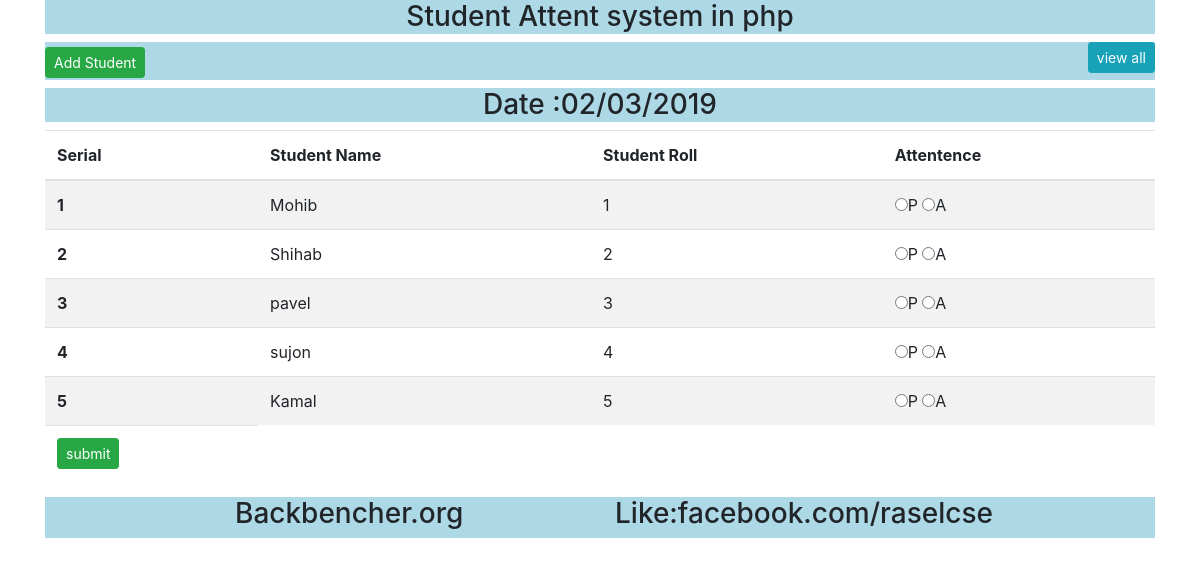
The page / on the database its author committed.
### tables this page shows
CREATE TABLE `db_student` (
  `id` int(11) NOT NULL,
  `studentName` varchar(255) NOT NULL,
  `studentRoll` int(11) NOT NULL
);

### lib/database.php (called while the page is built, shortened)
<?php
Class Database{
 public $host   = DB_HOST;
 public $user   = DB_USER;
 public $pass   = DB_PASS;
 public $dbname = DB_NAME;
 public $link;
private function connectDB(){
 $this->link = new mysqli($this->host, $this->user, $this->pass,
  $this->dbname);
 }
public function select($query){
  $result = $this->link->query($query) or
   die($this->link->error.__LINE__);
  if($result->num_rows > 0){
    return $result;
  } else {
    return false;
  }
 }
}

### lib/student.php (called while the page is built, shortened)
<?php  $filepath = realpath(dirname(__FILE__));
    include_once ($filepath.'/database.php');?>
<?php
class Student
{
	private $db;
	function __construct()
	{
		$this->db = new Database();
	}
	public function getstudent()
	{
		$query = "SELECT * FROM db_student";
		$getdata = $this->db->select($query);
		return $getdata;
	}
}
?>

### index.php (the view, shortened to what this page needs)
<?php include 'inc/header.php';?>
<?php include 'lib/student.php';?>
<?php
$stu = new Student();
?>
<div class="panel panel-default">
	<div class="panel-heading" style="background-color:lightblue">
		<h2>
			<a class="btn btn-success btn-sm" href="add.php">Add Student </a>
			<a class="btn btn-info float-right btn-sm" href="date_view.php">view all</a>
		</h2>
	</div>
	<div class="panel-body">
		<div class="well" style="background-color:lightblue">
			<h3 class="text-center">
			<?php include "lib/date.php"; ?>
			</h3>
		</div>
		<form action="" method="POST">
			<table class="table table-striped">
			  <thead>
			    <tr>
			      <th scope="col">Serial</th>
			      <th scope="col">Student Name</th>
			      <th scope="col">Student Roll</th>
			      <th scope="col">Attentence</th>
			    </tr>
			  </thead>
			  <tbody>
			  	<?php
			  	$result = $stu->getstudent();
			  	if($result){
			  		$i=0;
			  		while($value = $result->fetch_assoc()){
			  			$i++
			  	?>
			    <tr>
			      <th scope="row"><?php echo $i;?></th>
			      <td><?php echo $value['studentName'];?></td>
			      <td><?php echo $value['studentRoll'];?></td>
			      <td>
			      	<input type="radio" name="attend[<?php echo $value['studentRoll'];?>]" value="present">P
			      	<input type="radio" name="attend[<?php echo $value['studentRoll'];?>]" value="absent">A
			      </td>
			    </tr>
			    <?php } }?>
			    <tr>
			    	<td><input class="btn btn-success btn-sm" type="submit" name="submit" value="submit"></td>
			    </tr>
			  </tbody>
			</table>
		</form>
	</div>
</div>
<?php include 'inc/footer.php';?>

### rows shown on the page
db_student: studentName "Mohib", studentRoll "1"
db_student: studentName "Shihab", studentRoll "2"
db_student: studentName "pavel", studentRoll "3"
db_student: studentName "sujon", studentRoll "4"
db_student: studentName "Kamal", studentRoll "5"
